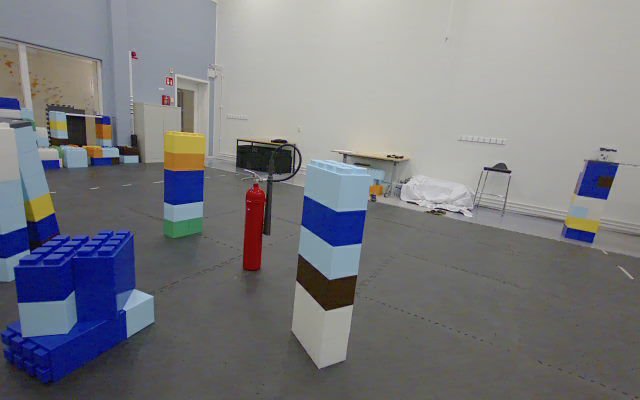
#> input picture raw/test/camera_color_image_raw/camera_color_image_1727164783532648570.png, 640 x 400 px, found by its file name; its folder holds 4 pictures in this run
$ python trajectoryReconstruction.py
#> lines starting #> are read from the running program, lines starting #| are printed output that depends on the picture
import cv2
import os
import numpy as np
import matplotlib.pyplot as plt
import pickle

# === Camera parameters ===
K = np.array([
    [306.000244140625, 0.0, 318.4753112792969],
    [0.0, 306.1123352050781, 201.36949157714844],
    [0.0, 0.0, 1.0]
])

# === Path to image folder ===
image_folder = "raw/test/camera_color_image_raw"

# List and sort images
image_files = sorted([
    f for f in os.listdir(image_folder)
    if f.lower().endswith(('.png', '.jpg', '.jpeg'))
])

def get_transformation_matrix(R, t):
    T = np.eye(4)
    T[:3, :3] = R
    T[:3, 3] = t.ravel()  # Ensure t is a vector of shape (3,)
    return T

def get_matched_points(img1, img2):
    gray1 = cv2.cvtColor(img1, cv2.COLOR_BGR2GRAY)
    gray2 = cv2.cvtColor(img2, cv2.COLOR_BGR2GRAY)
    sift = cv2.SIFT_create()
    kp1, des1 = sift.detectAndCompute(gray1, None)
    kp2, des2 = sift.detectAndCompute(gray2, None)

    if des1 is None or des2 is None or len(kp1) < 2 or len(kp2) < 2:
        return None, None

    index_params = dict(algorithm=1, trees=5)
    search_params = dict(checks=50)
    flann = cv2.FlannBasedMatcher(index_params, search_params)
    matches = flann.knnMatch(des1, des2, k=2)
    good_matches = [m for m, n in matches if m.distance < 0.8 * n.distance]

    pts1 = np.float32([kp1[m.queryIdx].pt for m in good_matches])
    pts2 = np.float32([kp2[m.trainIdx].pt for m in good_matches])
    return pts1, pts2

# === List of following Transformation matrix ===
Tarray = []

for i in range(len(image_files) - 1):
    img1 = cv2.imread(os.path.join(image_folder, image_files[i]))
#> img1 is the input picture: shape (400, 640, 3); mean B, G, R 127.4, 123.1, 122.2
    img2 = cv2.imread(os.path.join(image_folder, image_files[i + 1]))
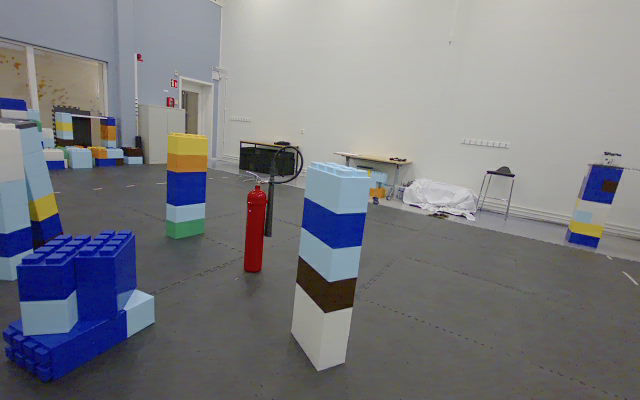
#> input picture raw/test/camera_color_image_raw/camera_color_image_1727164783952947913.png, 640 x 400 px, found by its file name
#> img2 is the input picture: shape (400, 640, 3); mean B, G, R 127.9, 123.6, 122.8
    pts1, pts2 = get_matched_points(img1, img2)
#> in get_matched_points, `gray1 = cv2.cvtColor(img1, cv2.COLOR_BGR2GRAY)`:
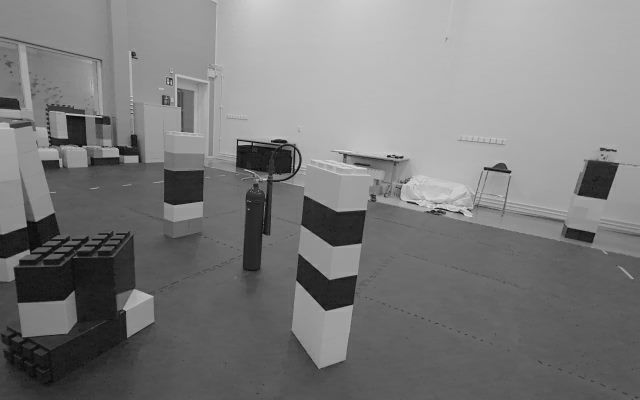
#> gray1: shape (400, 640); min 4, max 226, mean 123.3
#> in get_matched_points, `gray2 = cv2.cvtColor(img2, cv2.COLOR_BGR2GRAY)`:
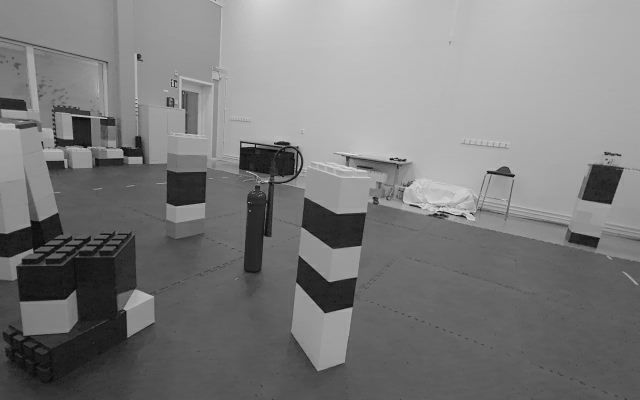
#> gray2: shape (400, 640); min 4, max 231, mean 123.9
#> in get_matched_points, `kp1, des1 = sift.detectAndCompute(gray1, None)`: kp1 = 495 keypoints; strongest (x, y, size): (388, 156, 1.8), (485, 168, 2.2), (597, 179, 24.5), (401, 157, 1.9)
#> in get_matched_points, `kp2, des2 = sift.detectAndCompute(gray2, None)`: kp2 = 532 keypoints; strongest (x, y, size): (601, 183, 24.6), (488, 172, 2.2), (404, 160, 1.9), (253, 146, 2)
#> in get_matched_points, `matches = flann.knnMatch(des1, des2, k=2)`: matches = 495 matches
#> in get_matched_points, `good_matches = [m for m, n in matches if m.distance < 0.8 * n.distance]`: good_matches = 278 matches
#> in get_matched_points, `pts1 = np.float32([kp1[m.queryIdx].pt for m in good_matches])`: pts1 = 278 pairs, first value 2.72 to 625.2, second value 53.57 to 352.2
#> in get_matched_points, `pts2 = np.float32([kp2[m.trainIdx].pt for m in good_matches])`: pts2 = 278 pairs, first value 4.09 to 628.6, second value 55.39 to 350.8

    if pts1 is None:
        print(f"[!] No matches found between {image_files[i]} and {image_files[i+1]}")
        continue

    E, mask = cv2.findEssentialMat(pts1, pts2, K, method=cv2.RANSAC, threshold=1.0)
#> E = [[-0.00531, -0.657, -0.108], [0.656, -0.0075, 0.242], [0.101, -0.24, -0.00124]]; mask = 278 values, max 1 at index 0, min 0 at index 1, mean 0.878
    if E is None:
        print(f"[!] Failed to find Essential Matrix between {image_files[i]} and {image_files[i+1]}")
        continue

    _, R, t, _ = cv2.recoverPose(E, pts1, pts2, K)
#> R = [[1, -0.00883, 0.00451], [0.0088, 1, 0.00711], [-0.00457, -0.00707, 1]]; t = [-0.338, -0.146, 0.93]
    T=get_transformation_matrix(R,t)
#> T = [[1, -0.00883, 0.00451, -0.338], [0.0088, 1, 0.00711, -0.146], [-0.00457, -0.00707, 1, 0.93], [0, 0, 0, 1]]
    Tarray.append(T)
#> pass 2 of the loop `for i in range(len(image_files) - 1):`:
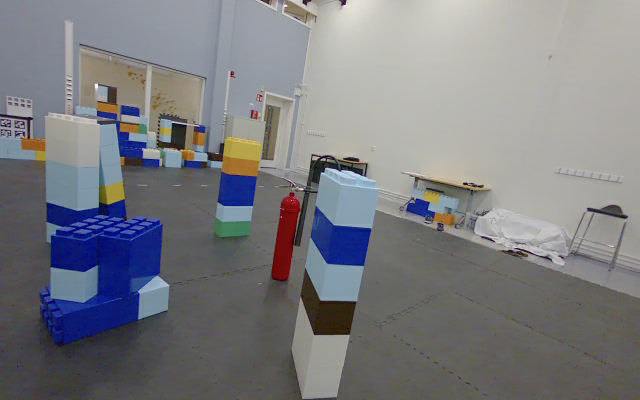
#> input picture raw/test/camera_color_image_raw/camera_color_image_1727164785211153526.png, 640 x 400 px, found by its file name
#> img2 is the input picture: shape (400, 640, 3); mean B, G, R 128.4, 124.7, 124.1
#> in get_matched_points (call 2), `gray2 = cv2.cvtColor(img2, cv2.COLOR_BGR2GRAY)`:
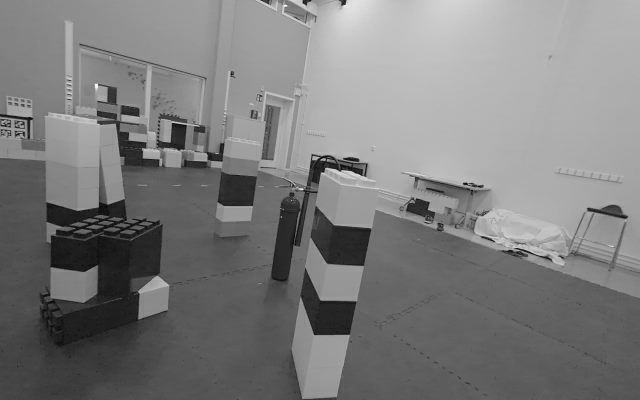
#> gray2: shape (400, 640); min 5, max 253, mean 125
#> kp1 has the same summary as kp2
#> kp2 = 611 keypoints; strongest (x, y, size): (465, 184, 2), (324, 159, 2.2), (96, 86, 2.5), (589, 209, 2.8)
#> matches = 532 matches
#> good_matches = 151 matches
#> in get_matched_points (call 2), `pts1 = np.float32([kp1[m.queryIdx].pt for m in good_matches])`: pts1 = 151 pairs, first value 16.36 to 635.5, second value 55.39 to 371
#> in get_matched_points (call 2), `pts2 = np.float32([kp2[m.trainIdx].pt for m in good_matches])`: pts2 = 151 pairs, first value 39.78 to 624.6, second value 24.3 to 395.6
#> E = [[-0.0364, -0.114, 0.0902], [0.277, 0.0143, -0.643], [-0.0247, 0.698, 0.0222]]; mask = 151 values, max 1 at index 1, min 0 at index 0, mean 0.656
#> R = [[0.964, -0.118, 0.24], [0.105, 0.992, 0.0672], [-0.246, -0.0396, 0.968]]; t = [-0.977, -0.143, -0.157]
#> T = [[0.964, -0.118, 0.24, -0.977], [0.105, 0.992, 0.0672, -0.143], [-0.246, -0.0396, 0.968, -0.157], [0, 0, 0, 1]]
#> pass 3 of the loop `for i in range(len(image_files) - 1):`:
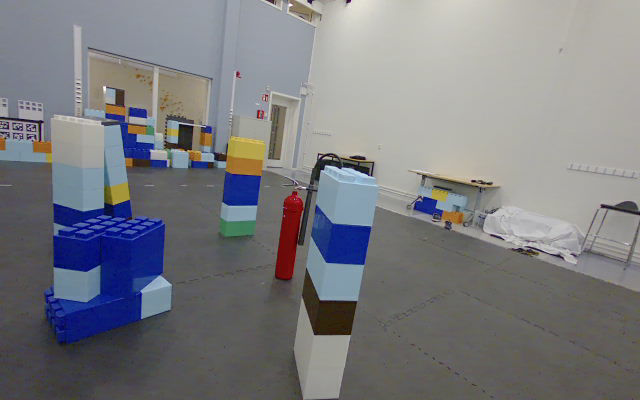
#> input picture raw/test/camera_color_image_raw/camera_color_image_1727164785229047907.png, 640 x 400 px, found by its file name
#> img2 is the input picture: shape (400, 640, 3); mean B, G, R 127.8, 124, 123.3
#> in get_matched_points (call 3), `gray2 = cv2.cvtColor(img2, cv2.COLOR_BGR2GRAY)`:
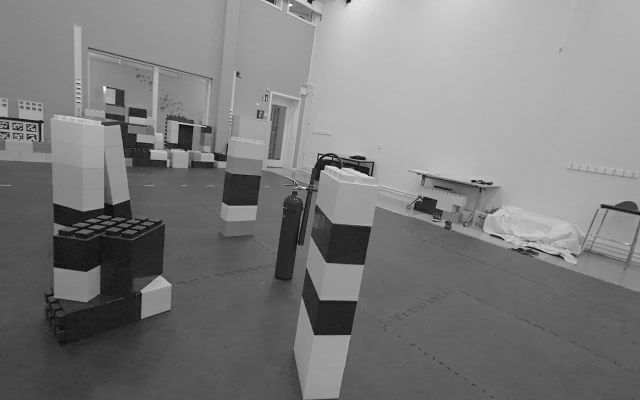
#> gray2: shape (400, 640); min 4, max 254, mean 124.2
#> kp1 has the same summary as kp2
#> kp2 = 627 keypoints; strongest (x, y, size): (290, 5, 2.1), (603, 206, 3), (330, 158, 1.8), (104, 88, 2.3)
#> matches = 611 matches
#> good_matches = 317 matches
#> in get_matched_points (call 3), `pts1 = np.float32([kp1[m.queryIdx].pt for m in good_matches])`: pts1 = 317 pairs, first value 5.04 to 624.7, second value 6.54 to 395.6
#> in get_matched_points (call 3), `pts2 = np.float32([kp2[m.trainIdx].pt for m in good_matches])`: pts2 = 317 pairs, first value 10.7 to 635, second value 6.41 to 396.3
#> E = [[-0.000578, -0.303, 0.0981], [0.324, 0.00254, -0.621], [-0.104, 0.63, -0.0038]]; mask = 317 values, max 1 at index 0, min 0 at index 3, mean 0.877
#> R = [[0.999, 0.00918, 0.0343], [-0.00917, 1, -0.000706], [-0.0343, 0.000392, 0.999]]; t = [-0.893, -0.138, -0.429]
#> T = [[0.999, 0.00918, 0.0343, -0.893], [-0.00917, 1, -0.000706, -0.138], [-0.0343, 0.000392, 0.999, -0.429], [0, 0, 0, 1]]

# === Trajectory and direction reconstruction ===
positions = [np.array([0, 0, 0])]
directions = [np.array([0, 0, 1])]
T_global=[]

# === Initial position ===
pose = np.eye(4)
T_global.append(pose)

for T_mat in Tarray:
    pose = T_mat @ pose
    T_global.append(pose)
    cam_position = pose[:3, 3]
    cam_direction = pose[:3, 2]  # Camera Z axis in world
    cam_direction = pose[:3, 2]
    positions.append(cam_position)
    directions.append(cam_direction)
#> this loop made 3 passes
#> cam_position on passes 1 to 3: [-0.338, -0.146, 0.93], [-1.06, -0.26, 0.833], [-1.93, -0.389, 0.44]
#> after the loop, T_global = 4 items; directions = [[0, 0, 1], [0.00451, 0.00711, 1], [0.244, 0.0748, 0.967], [0.277, 0.0718, 0.958]]; positions = [[0, 0, 0], [-0.338, -0.146, 0.93], [-1.06, -0.26, 0.833], [-1.93, -0.389, 0.44]]

# === 3D matplotlib plot with directions ===
positions = np.array(positions)
directions = np.array(directions)

fig = plt.figure()
ax = fig.add_subplot(111, projection='3d')
ax.plot(positions[:, 0], positions[:, 1], positions[:, 2], marker='o', color='blue', label="Trajectory")

# Add direction arrows (camera Z axis)
for pos, dir_vec in zip(positions, directions):
    ax.quiver(pos[0], pos[1], pos[2], dir_vec[0], dir_vec[1], dir_vec[2],
              length=4, normalize=True, color='orange')
#> this loop made 4 passes

ax.quiver(0, 0, 0, 1, 0, 0, color='r', label='X')
ax.quiver(0, 0, 0, 0, 1, 0, color='g', label='Y')
ax.quiver(0, 0, 0, 0, 0, 1, color='b', label='Z')

ax.set_title("Trajectory and camera orientation")
ax.set_xlabel("X")
ax.set_ylabel("Y")
ax.set_zlabel("Z")
ax.legend()
plt.tight_layout()
plt.show()
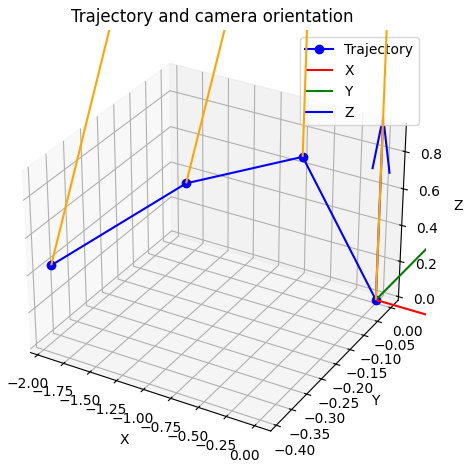
#> figure drawn by matplotlib, 1 panel
cv2.destroyAllWindows()

# Save T_global
with open('Transformations.pkl', 'wb') as file:
    pickle.dump(T_global, file)
